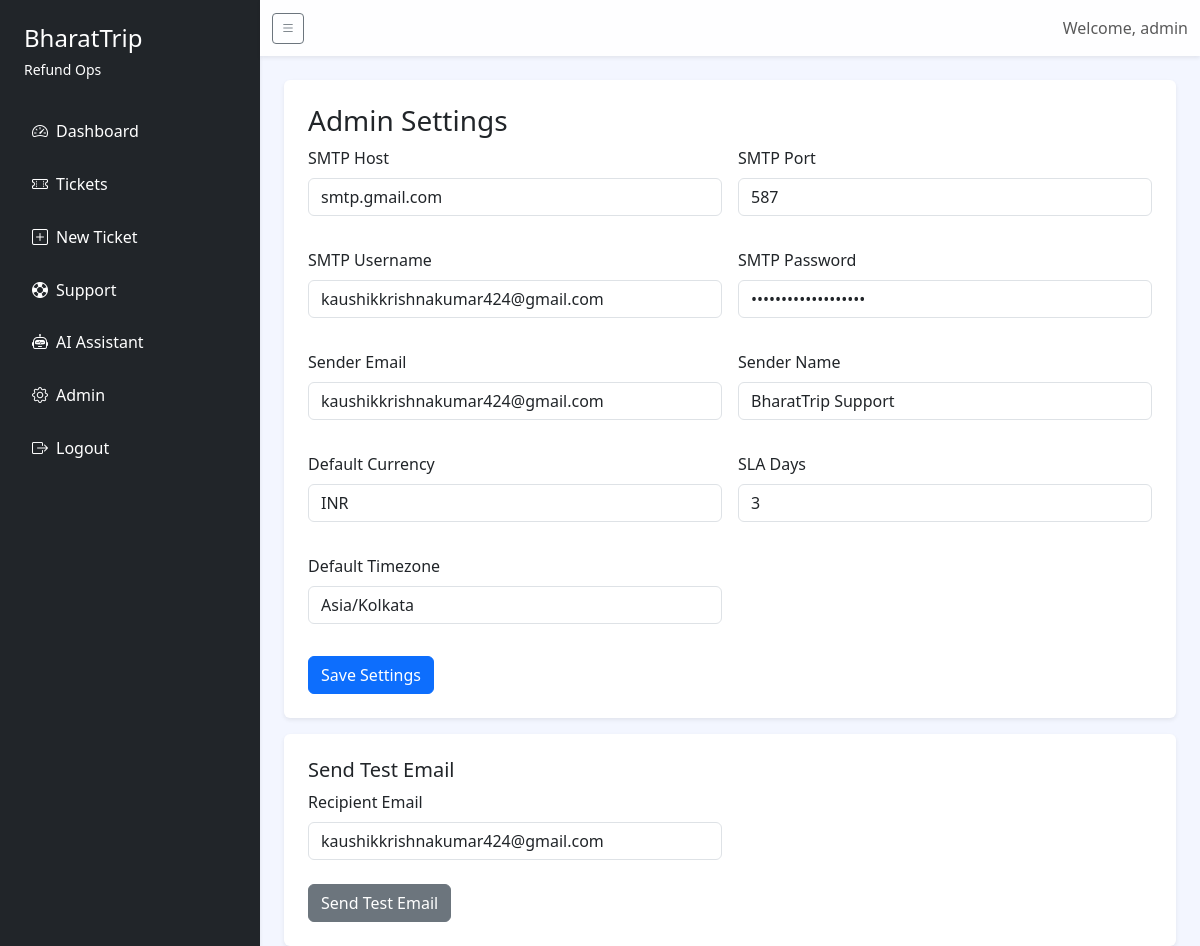
The app's page /admin/settings (signed in) with its own data.
### models.py (models this page shows, shortened)
class User(db.Model, UserMixin):
    __tablename__ = "users"
    id = db.Column(db.Integer, primary_key=True)
    username = db.Column(db.String(80), unique=True, nullable=False)
    password = db.Column(db.String(255), nullable=False)
    role = db.Column(db.String(50), nullable=False)
    email = db.Column(db.String(120), unique=True, nullable=True)
    created_at = db.Column(db.DateTime, default=datetime.utcnow)
    created_tickets = db.relationship("RefundTicket", back_populates="created_by", foreign_keys="RefundTicket.created_by_id")
    assigned_tickets = db.relationship("RefundTicket", back_populates="assigned_user", foreign_keys="RefundTicket.assigned_user_id")

class Setting(db.Model):
    __tablename__ = "settings"
    id = db.Column(db.Integer, primary_key=True)
    key = db.Column(db.String(120), unique=True, nullable=False)
    value = db.Column(db.Text, nullable=True)

### blueprints/admin.py (the view, shortened to what this page needs)
@admin_bp.route("/admin/settings", methods=("GET", "POST"))
@login_required
@role_required("admin")
def settings():
    settings = {setting.key: setting.value for setting in Setting.query.all()}
    return render_template("admin_settings.html", user=current_user, settings=settings)

### helpers.py (called while the page is built)
def role_required(*allowed_roles):
    def decorator(view):
        @wraps(view)
        def wrapped_view(*args, **kwargs):
            if not current_user.is_authenticated or current_user.role not in allowed_roles:
                flash("You do not have permission to access this page.", "danger")
                return redirect(url_for("dashboard.index"))
            return view(*args, **kwargs)
        return wrapped_view
    return decorator

### templates/admin_settings.html
{% extends 'layout.html' %}
{% block content %}
<div class="card shadow-sm p-4">
  <h3>Admin Settings</h3>
  <form method="post">
    <div class="row g-3">
      <div class="col-md-6 mb-3">
        <label class="form-label">SMTP Host</label>
        <input name="SMTP_SERVER" class="form-control" value="{{ settings.SMTP_SERVER or '' }}" />
      </div>
      <div class="col-md-6 mb-3">
        <label class="form-label">SMTP Port</label>
        <input name="SMTP_PORT" class="form-control" value="{{ settings.SMTP_PORT or '' }}" />
      </div>
      <div class="col-md-6 mb-3">
        <label class="form-label">SMTP Username</label>
        <input name="SMTP_USERNAME" class="form-control" value="{{ settings.SMTP_USERNAME or '' }}" />
      </div>
      <div class="col-md-6 mb-3">
        <label class="form-label">SMTP Password</label>
        <input name="SMTP_PASSWORD" type="password" class="form-control" value="{{ settings.SMTP_PASSWORD or '' }}" />
      </div>
      <div class="col-md-6 mb-3">
        <label class="form-label">Sender Email</label>
        <input name="EMAIL_SENDER" class="form-control" value="{{ settings.EMAIL_SENDER or '' }}" />
      </div>
      <div class="col-md-6 mb-3">
        <label class="form-label">Sender Name</label>
        <input name="EMAIL_SENDER_NAME" class="form-control" value="{{ settings.EMAIL_SENDER_NAME or '' }}" />
      </div>
      <div class="col-md-6 mb-3">
        <label class="form-label">Default Currency</label>
        <input name="DEFAULT_CURRENCY" class="form-control" value="{{ settings.DEFAULT_CURRENCY or 'INR' }}" />
      </div>
      <div class="col-md-6 mb-3">
        <label class="form-label">SLA Days</label>
        <input name="SLA_DAYS" type="number" class="form-control" value="{{ settings.SLA_DAYS or '3' }}" />
      </div>
      <div class="col-md-6 mb-3">
        <label class="form-label">Default Timezone</label>
        <input name="DEFAULT_TIMEZONE" class="form-control" value="{{ settings.DEFAULT_TIMEZONE or 'Asia/Kolkata' }}" />
      </div>
    </div>
    <button class="btn btn-primary mt-3">Save Settings</button>
  </form>
</div>
<div class="card shadow-sm p-4 mt-3">
  <h5>Send Test Email</h5>
  <form method="post" action="{{ url_for('admin.send_test_email') }}">
    <div class="row g-3">
      <div class="col-md-6 mb-3">
        <label class="form-label">Recipient Email</label>
        <input name="test_recipient" class="form-control" value="{{ settings.EMAIL_SENDER or settings.SMTP_USERNAME or '' }}" placeholder="youremail@example.com" />
      </div>
    </div>
    <button class="btn btn-secondary mt-2">Send Test Email</button>
  </form>
</div>
{% endblock %}

### templates/layout.html (shortened to what this page needs)
<!doctype html>
<html lang="en">
  <head>
    <link href="https://cdn.jsdelivr.net/npm/bootstrap@5.3.2/dist/css/bootstrap.min.css" rel="stylesheet" />
    <link href="https://cdn.jsdelivr.net/npm/bootstrap-icons@1.11.3/font/bootstrap-icons.css" rel="stylesheet" />
    <link rel="stylesheet" href="{{ url_for('static', filename='css/style.css') }}" />
  </head>
  <body>
    <div class="app-shell">
      <div class="sidebar bg-dark text-white shadow-sm">
        <div class="sidebar-brand p-4">
          <a class="text-white text-decoration-none" href="{{ url_for('dashboard.index') }}">
            <h4 class="mb-1">BharatTrip</h4>
            <small>Refund Ops</small>
          </a>
        </div>
        <nav class="nav flex-column px-3">
          <a class="nav-link text-white" href="{{ url_for('dashboard.index') }}"><i class="bi bi-speedometer2 me-2"></i><span class="nav-text">Dashboard</span></a>
          {% if current_user.is_authenticated %}
          <a class="nav-link text-white" href="{{ url_for('tickets.list_tickets') }}"><i class="bi bi-ticket-perforated me-2"></i><span class="nav-text">Tickets</span></a>
          <a class="nav-link text-white" href="{{ url_for('tickets.create_ticket') }}"><i class="bi bi-plus-square me-2"></i><span class="nav-text">New Ticket</span></a>
          <a class="nav-link text-white" href="{{ url_for('support.index') }}"><i class="bi bi-life-preserver me-2"></i><span class="nav-text">Support</span></a>
          <a class="nav-link text-white" href="{{ url_for('ai.chat') }}"><i class="bi bi-robot me-2"></i><span class="nav-text">AI Assistant</span></a>
          {% if current_user.role == 'admin' %}
          <a class="nav-link text-white" href="{{ url_for('admin.index') }}"><i class="bi bi-gear me-2"></i><span class="nav-text">Admin</span></a>
          {% endif %}
          <a class="nav-link text-white" href="{{ url_for('auth.logout') }}"><i class="bi bi-box-arrow-right me-2"></i><span class="nav-text">Logout</span></a>
          {% endif %}
        </nav>
      </div>
      <div class="content-shell">
        <nav class="navbar navbar-expand-lg navbar-light bg-white shadow-sm mb-4">
          <div class="container-fluid d-flex align-items-center">
            <button class="btn btn-outline-secondary btn-sm me-3" id="sidebarToggle" type="button">
              <i class="bi bi-list"></i>
            </button>
            <span class="navbar-text">Welcome, {{ current_user.username if current_user.is_authenticated else 'Guest' }}</span>
          </div>
        </nav>
        <div class="container-fluid px-4">
          {% block content %}{% endblock %}
        </div>
      </div>
    </div>
  </body>
</html>

### static/css/style.css (style rules this page uses)
:root { color-scheme: light; --bg: #f3f6ff; --surface: #ffffff; --surface-alt: #eef2ff; --text: #1f2937; --muted: #6b7280; --primary: #3b82f6; --shadow: 0 20px 50px rgba(15, 23, 42, 0.08); }
body { background: linear-gradient(180deg, #eef2ff 0%, #f8fafc 100%); min-height: 100vh; color: var(--text); }
.app-shell { display: flex; min-height: 100vh; }
.sidebar { min-height: 100vh; width: 260px; position: sticky; top: 0; transition: width 0.2s ease; }
.sidebar .nav-link { color: rgba(255, 255, 255, 0.85); padding: 0.9rem 1rem; }
.content-shell { flex: 1; background: var(--bg); min-height: 100vh; }
.navbar { background: rgba(255, 255, 255, 0.95) !important; }
.card { border: none; }

### records on screen
User: username "admin"
Setting: SMTP_SERVER "smtp.gmail.com"
Setting: SMTP_PORT "587"
Setting: SMTP_USERNAME "kaushikkrishnakumar424@gmail.com"
Setting: EMAIL_SENDER "kaushikkrishnakumar424@gmail.com", test_recipient "kaushikkrishnakumar424@gmail.com"
Setting: EMAIL_SENDER_NAME "BharatTrip Support"
Setting: DEFAULT_CURRENCY "INR"
Setting: DEFAULT_TIMEZONE "Asia/Kolkata"
